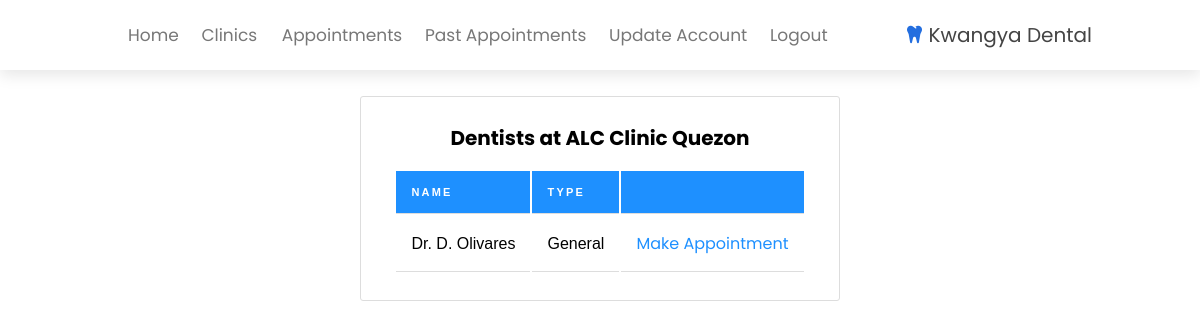
Screenshot of /dentists.php?location=2 (signed in) with the database file from the repository.
### tables this page shows
CREATE TABLE `clinic` (
  `clinic_id` int(10) NOT NULL,
  `location` varchar(32) NOT NULL,
  `open_hr` varchar(4) NOT NULL DEFAULT '1000',
  `close_hr` varchar(4) NOT NULL DEFAULT '1800'
);

CREATE TABLE `dentist` (
  `username` varchar(32) NOT NULL,
  `name` varchar(50) NOT NULL,
  `phone` bigint(10) NOT NULL,
  `age` int(3) NOT NULL,
  `sex` set('M','F') NOT NULL,
  `d_type` set('General','Orthodontist') NOT NULL,
  `location` varchar(32) NOT NULL
);

### dentists.php (the view, shortened to what this page needs)
<?php
$db = mysqli_connect('localhost', 'root', '', 'dcms') or die("could not connect to database");
$locn = $_GET['location'];
?>
<!DOCTYPE HTML>
<html>
<head>
    <link rel="stylesheet" href="assets/css/menu.css">
    <link rel="stylesheet" href="assets/css/main.css">
    <link rel="stylesheet" href="assets/css/landingpage.css">
    <link rel="stylesheet" href="https://cdnjs.cloudflare.com/ajax/libs/font-awesome/6.1.1/css/all.min.css">
</head>
<body><br><br><br><br>
    <center>
        <?php require_once("header.php"); ?>
        <div class="content-section" style="width:40%"><br>
            <?php
            $query2 = "SELECT location FROM clinic WHERE clinic_id = '$locn' LIMIT 1";
            $res_locn = mysqli_query($db, $query2);
            if ($res_locn == false || mysqli_num_rows($res_locn) == 0)
                echo "<h3>Invalid Location</h3>";
            else {
                $row = mysqli_fetch_assoc($res_locn);
                $loc = $row['location'];
                echo "<h2>Dentists at $loc</h2><br>";
                $query = "SELECT * FROM dentist WHERE location = '$loc'";
                $res_dentist = mysqli_query($db, $query);
                if ($res_dentist == false || mysqli_num_rows($res_dentist) == 0)
                    echo  "<h3>No dentists available</h3>";
                else {
                    echo "<table><tr><th>Name</th><th>Type</th><th></th></tr>";
                    while ($row = mysqli_fetch_assoc($res_dentist)) {
                        $link = "makeappointment.php?dentist=" . $row['username'] . "";
                        echo "<tr><td>Dr. " . $row['name'] . "</td><td>" . $row['d_type'] . "</td><td><a href='$link'>Make Appointment</a></td></tr>";
                    }
                }
            }
            ?>
            </table><br>
        </div>
    </center>
</body>
</html>

### assets/css/menu.css (style rules this page uses)
.content-section { background: #ffffff; padding: 10px 20px; border: 1px solid #dddddd; border-radius: 3px; margin-bottom: 20px; }
th, td { padding: 15px; text-align: left; font-family: "Montserrat", sans-serif; border-bottom: 1px solid #ddd; }
th { font-family: "Montserrat", sans-serif; font-size: 1.1rem; text-transform: uppercase; color: white; letter-spacing: .2em; background-color: dodgerblue; }

### assets/css/main.css (style rules this page uses)
:root { --green:#236edf; --black:#444; --light-color:#777; --box-shadow:.5rem .5rem 0 rgba(22, 160, 133, .2); --text-shadow:.4rem .4rem 0 rgba(0, 0, 0, .2); --border:.2rem solid var(--green); }
* { font-family: 'Poppins', sans-serif; margin:0; padding: 0; box-sizing: border-box; outline: none; border: none; transition: all .2s ease-out; text-decoration: none; }
html { font-size: 62.5%; overflow-x: hidden; scroll-padding-top: 7rem; scroll-behavior: smooth; }

### dentists.php (style rules this page uses)
a { color: dodgerblue; }
h2 { font-size: 20px; }
tr { font-size: 16px; }

### rows the page displays
clinic: location "ALC Clinic Quezon"
dentist: name "D. Olivares", d_type "General"
